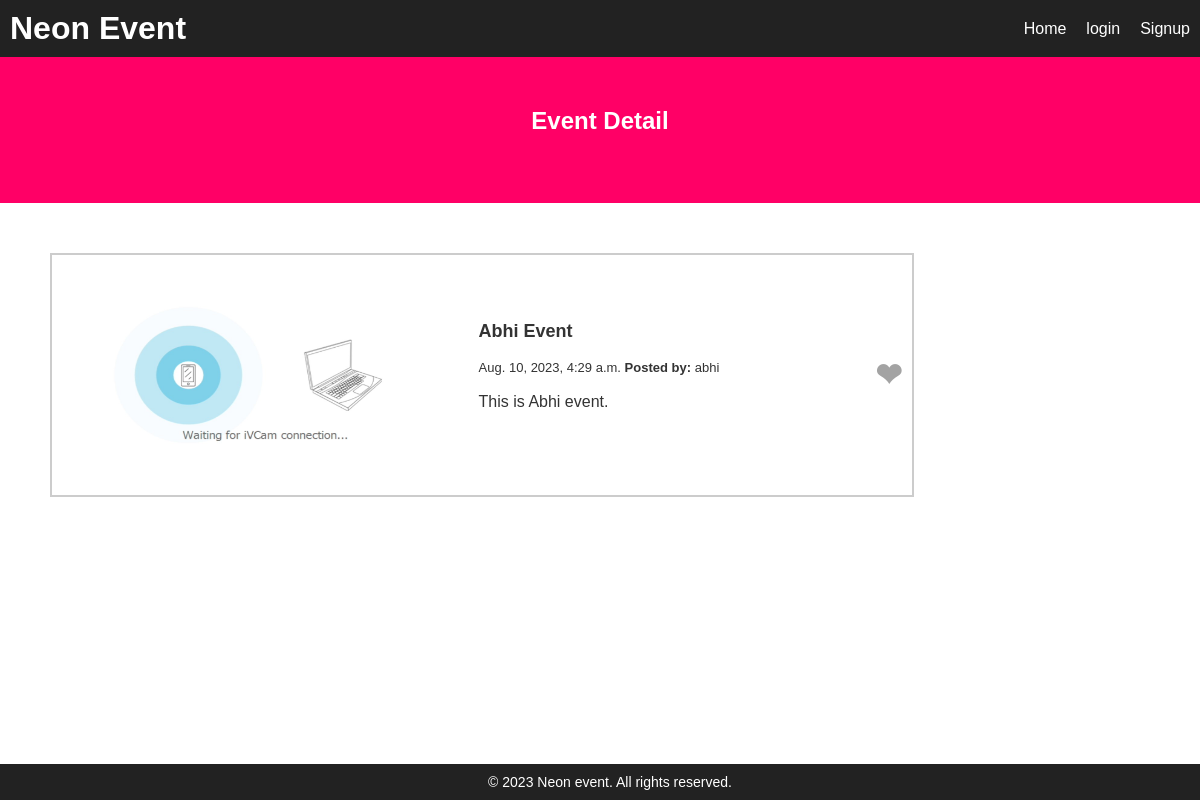
The app's page /event_detail/19 with its own data.
### app1/models.py (models this page shows)
class Event(models.Model):
    user_id =models.ForeignKey(User,on_delete=models.CASCADE)
    title =models.CharField(max_length=150)
    dec =models.TextField()
    liked =models.ManyToManyField(User, default=None, blank=True,related_name='liked')
    date = models.DateTimeField(auto_now_add=True,null=True)
    img=models.ImageField(upload_to='my_img', null=True, blank=True)

### app1/views.py (the view)
# urls.py: path('event_detail/<int:id>', views.event_detail, name='event_detail'),
def event_detail(request,id):
    event=Event.objects.get(id=id)
    context ={'events':event}
    print(event)
    return render(request, "event_detail.html",context)

### templates/event_detail.html (shortened to what this page needs)
{% extends 'base.html' %}
{% block content %}
{% load static %}
<html lang="en">
<head>
  <link rel="stylesheet" href="/static/css/styles.css">
</head>
<body>
  <section class="hero-section1" style=" background-color: #ff0066; color: #fff;text-align: center;padding: 50px 0; ">
    <div class="container">
      <h2 style="color:white;">Event Detail</h2><br>
    </div>
  </section>
    <div class="column-container">
      <div class="column image-column">
        <img src="{{events.img.url}}"width="100%">
      </div>
      <div class ="column title-column">
        <h3 class = "Title">{{events.title}} </h3><br>
        <p class = "Date">{{events.date}} <b>Posted by:</b> {{events.user_id.username}}</p><br>
        <p class = "Dec">{{events.dec}}</p><br>
      </div>
      <div style="flex: -1; align:center">
        <h1 class=" Like" style=" color:#a3a3a3; size:40px; text-align:center">&#10084</h1>
    </div>
    </div>
</body>
</html>
{% endblock  %}

### static/css/styles.css (style rules this page uses)
body, h1, h2, h3, p, ul, li { margin: 0; padding: 0; font-family: Arial, sans-serif; color: #333; }
.column-container { width:70%; display: flex; align-items: center; border: 2px solid #ccc; margin: 50px; padding: 10px; }
.column { flex: 1; padding: 10px; }
.Date { font-size: small; font-weight: lighter; }
.Title { font-size: large; font-weight: bold; }
.Dec { font-size: medium; }
.image-column img { max-width: 100%; height: 200px; }

### records on screen
Event: img (picture), title "Abhi Event", date "Aug. 10, 2023, 4:29 a.m.", user_id.username "abhi", dec "This is Abhi event."
